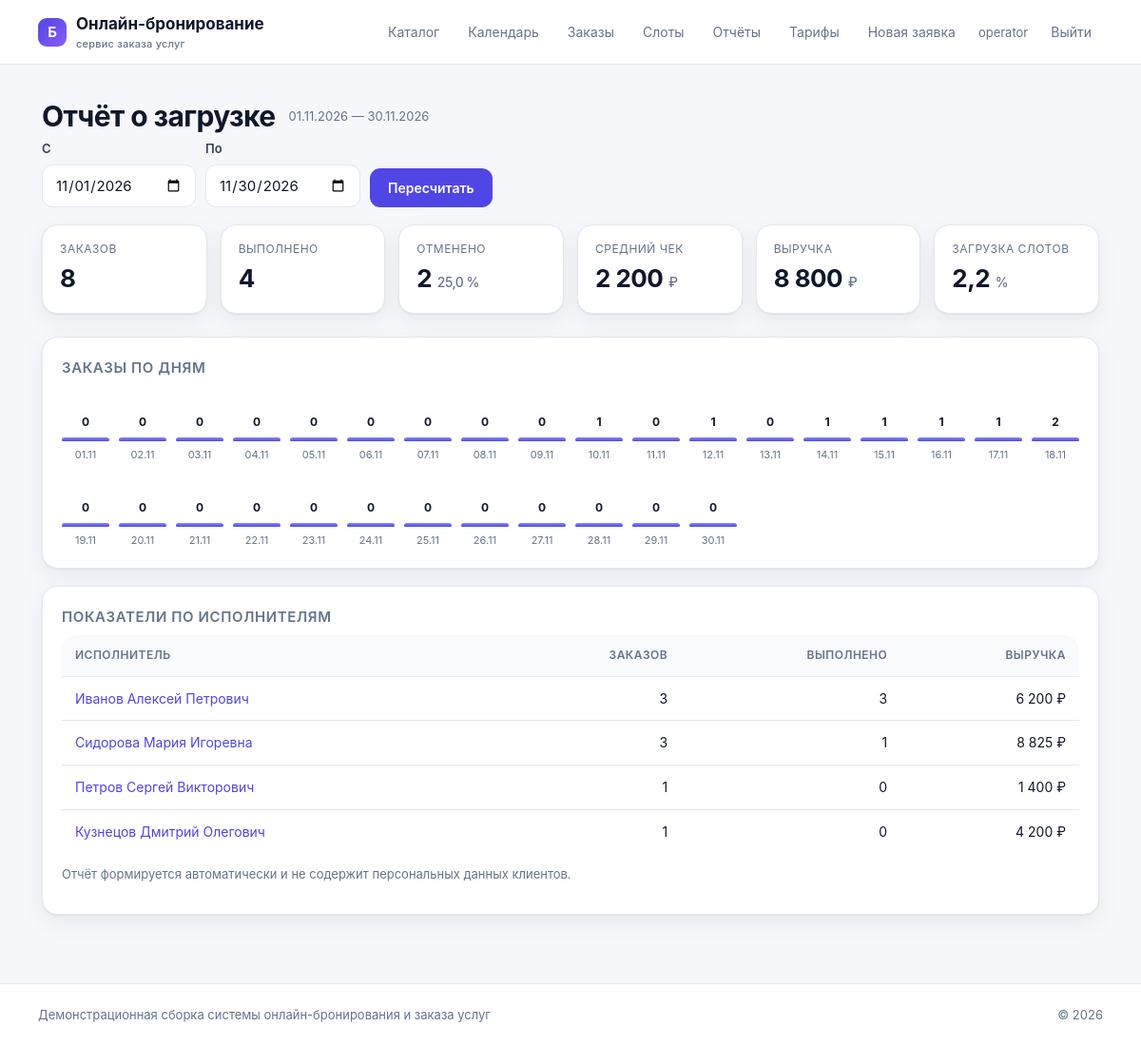
/operator/report/ (signed in), run on the app's committed database.
### apps/booking/models.py (models this page shows, shortened)
class TimeStampedModel(models.Model):
    created_at = models.DateTimeField("Создано", auto_now_add=True)
    updated_at = models.DateTimeField("Изменено", auto_now=True)
    class Meta:
        abstract = True

class Executor(TimeStampedModel):
    class Status(models.TextChoices):
        ACTIVE = "active", "Активен"
        SUSPENDED = "suspended", "Приостановлен"
        BLOCKED = "blocked", "Заблокирован"
    full_name = models.CharField("ФИО", max_length=120)
    phone = models.CharField("Телефон", max_length=12)
    qualification = models.CharField("Квалификация", max_length=120)
    geo_zone = models.CharField("Геозона", max_length=120)
    rating = models.DecimalField("Рейтинг", max_digits=2, decimal_places=1, default=5.0,
                                 validators=[MinValueValidator(0), MaxValueValidator(5)])
    status = models.CharField("Статус", max_length=16, choices=Status.choices,
                              default=Status.ACTIVE)
    class Meta:
        db_table = "executors"
        verbose_name = "Исполнитель"
        verbose_name_plural = "Исполнители"

### apps/booking/views_console.py (the view)
# urls.py: path("operator/report/", views_console.report, name="operator_report"),
@login_required
def report(request):
    raw_start = request.GET.get("start")
    raw_end = request.GET.get("end")
    try:
        start = date.fromisoformat(raw_start) if raw_start else None
        end = date.fromisoformat(raw_end) if raw_end else None
    except ValueError:
        start = end = None
    data = load_report(start, end)
    return render(request, "console/report.html", data)

### apps/catalog/templatetags/formatting.py (called while the page is built)
@register.filter
def money(value):
    try:
        number = int(Decimal(str(value)).quantize(Decimal("1"), rounding=ROUND_HALF_UP))
    except (InvalidOperation, TypeError, ValueError):
        return value
    return f"{number:,}".replace(",", " ")

### templates/console/report.html (shortened to what this page needs)
{% extends "base.html" %}
{% load formatting %}
{% block content %}
<div class="order-head">
  <h1>Отчёт о загрузке</h1>
  <span class="muted">{{ period_start|date:"d.m.Y" }} — {{ period_end|date:"d.m.Y" }}</span>
</div>
<form class="toolbar" method="get">
  <div class="field"><label for="start">С</label>
    <input id="start" type="date" name="start" value="{{ period_start|date:'Y-m-d' }}"></div>
  <div class="field"><label for="end">По</label>
    <input id="end" type="date" name="end" value="{{ period_end|date:'Y-m-d' }}"></div>
  <button class="btn" type="submit">Пересчитать</button>
</form>
<div class="kpi">
  <div class="card"><span class="caption">Заказов</span><span class="value">{{ orders_total }}</span></div>
  <div class="card"><span class="caption">Выполнено</span><span class="value">{{ orders_done }}</span></div>
  <div class="card"><span class="caption">Отменено</span><span class="value">{{ orders_cancelled }} <small>{{ cancel_rate }} %</small></span></div>
  <div class="card"><span class="caption">Средний чек</span><span class="value">{{ avg_check|default:0|money }} <small>₽</small></span></div>
  <div class="card"><span class="caption">Выручка</span><span class="value">{{ revenue|default:0|money }} <small>₽</small></span></div>
  <div class="card"><span class="caption">Загрузка слотов</span><span class="value">{{ load_percent }} <small>%</small></span></div>
</div>
<section class="card" style="margin-bottom: 18px;">
  <h3>Заказы по дням</h3>
  <div class="chart">
    {% for point in daily %}
      <div class="bar" title="{{ point.date|date:'d.m.Y' }}: {{ point.count }}">
        <b>{{ point.count }}</b>
        <span style="height: {{ point.percent }}%;"></span>
        <small>{{ point.date|date:"d.m" }}</small>
      </div>
    {% endfor %}
  </div>
</section>
<section class="card">
  <h3>Показатели по исполнителям</h3>
  <div class="table-wrap" style="box-shadow: none; border: 0;">
    <table>
      <thead><tr><th>Исполнитель</th><th class="num">Заказов</th><th class="num">Выполнено</th><th class="num">Выручка</th></tr></thead>
      <tbody>
      {% for executor in by_executor %}
        <tr>
          <td><a href="{% url 'operator_executor' executor.id %}">{{ executor.full_name }}</a></td>
          <td class="num">{{ executor.orders_count }}</td>
          <td class="num">{{ executor.done_count }}</td>
          <td class="num">{{ executor.revenue|default:0|money }} ₽</td>
        </tr>
      {% empty %}
        <tr><td colspan="4" class="table-empty">данных за период нет</td></tr>
      {% endfor %}
      </tbody>
    </table>
  </div>
  <p class="muted" style="margin-top: 12px;">Отчёт формируется автоматически и не содержит
    персональных данных клиентов.</p>
</section>
{% endblock %}

### templates/base.html (shortened to what this page needs)
{% load static %}
<!DOCTYPE html>
<html lang="ru">
<head>
  <link rel="stylesheet" href="{% static 'css/app.css' %}">
</head>
<body>
<header class="topbar">
  <a class="brand" href="/">
    <span class="brand-mark">Б</span>
    <span>Онлайн-бронирование<small>сервис заказа услуг</small></span>
  </a>
  <nav class="menu">
    <a href="/" class="{% if request.path == '/' %}active{% endif %}">Каталог</a>
    {% if user.is_authenticated %}
      {% if user.is_staff %}
        <a href="/operator/" class="{% if request.path == '/operator/' %}active{% endif %}">Календарь</a>
        <a href="/operator/orders/" class="{% if '/operator/orders' in request.path %}active{% endif %}">Заказы</a>
        <a href="/operator/slots/">Слоты</a>
        <a href="/operator/report/">Отчёты</a>
        <a href="/operator/tariffs/">Тарифы</a>
        <a href="/operator/claim/">Новая заявка</a>
      {% else %}
        <a href="/account/" class="{% if '/account' in request.path %}active{% endif %}">Мои заказы</a>
        <a href="/account/notifications/">Уведомления</a>
      {% endif %}
      <span class="user">{{ user.get_username }}</span>
      <form method="post" action="/accounts/logout/" class="inline">{% csrf_token %}
        <button class="link" type="submit">Выйти</button>
      </form>
    {% else %}
      <a href="/accounts/login/" class="{% if '/login' in request.path %}active{% endif %}">Войти</a>
      <a class="btn small" href="/accounts/register/">Регистрация</a>
    {% endif %}
  </nav>
</header>
<main class="page">
  {% block content %}{% endblock %}
</main>
<footer class="footer">
  <span>Демонстрационная сборка системы онлайн-бронирования и заказа услуг</span>
  <span>© 2026</span>
</footer>
</body>
</html>

### data on the page
Executor: full_name "Иванов Алексей Петрович", orders_count "3", done_count "3", revenue "6 200"
Executor: full_name "Сидорова Мария Игоревна", orders_count "3", done_count "1", revenue "8 825"
Executor: full_name "Петров Сергей Викторович", orders_count "1", done_count "0", revenue "1 400"
Executor: full_name "Кузнецов Дмитрий Олегович", orders_count "1", done_count "0", revenue "4 200"

### other printed values
{{ user.get_username }} "operator"
{{ period_start|date:"d.m.Y" }} "01.11.2026"
{{ period_end|date:"d.m.Y" }} "30.11.2026"
{{ orders_total }} "8"
{{ orders_done }} "4"
{{ orders_cancelled }} "2"
{{ cancel_rate }} "25,0"
{{ avg_check|default:0|money }} "2 200"
{{ revenue|default:0|money }} "8 800"
{{ load_percent }} "2,2"
{{ point.count }} "0" "0" "0" "0" "0" "0" "0" "0" "0" "1" "0" "1" "0" "1" "1" "1" "1" "2" "0" "0" "0" "0" "0" "0" "0" "0" "0" "0" "0" "0"
{{ point.date|date:"d.m" }} "01.11" "02.11" "03.11" "04.11" "05.11" "06.11" "07.11" "08.11" "09.11" "10.11" "11.11" "12.11" "13.11" "14.11" "15.11" "16.11" "17.11" "18.11" "19.11" "20.11" "21.11" "22.11" "23.11" "24.11" "25.11" "26.11" "27.11" "28.11" "29.11" "30.11"
